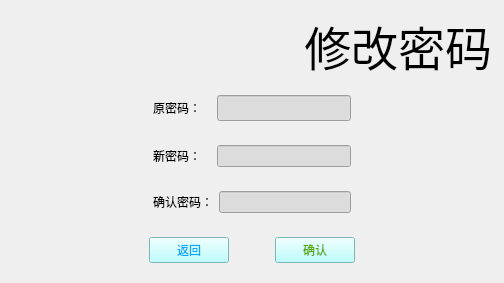
   <widget class="QWidget" name="page_8">
    <layout class="QVBoxLayout" name="verticalLayout_6">
     <item>
      <widget class="QLabel" name="label_29">
       <property name="font">
        <font>
         <family>华文琥珀</family>
         <pointsize>35</pointsize>
         <weight>50</weight>
         <bold>false</bold>
        </font>
       </property>
       <property name="text">
        <string>                        修改密码</string>
       </property>
      </widget>
     </item>
     <item>
      <widget class="QWidget" name="widget_20" native="true">
       <layout class="QHBoxLayout" name="horizontalLayout_19">
        <item>
         <spacer name="horizontalSpacer_24">
          <property name="orientation">
           <enum>Qt::Horizontal</enum>
          </property>
          <property name="sizeHint" stdset="0">
           <size>
            <width>40</width>
            <height>20</height>
           </size>
          </property>
         </spacer>
        </item>
        <item>
         <widget class="QLabel" name="label_30">
          <property name="styleSheet">
           <string notr="true">font: 10pt &quot;微软雅黑&quot;;</string>
          </property>
          <property name="text">
           <string>原密码：   </string>
          </property>
         </widget>
        </item>
        <item>
         <widget class="QLineEdit" name="L_p8_op">
          <property name="font">
           <font>
            <family>微软雅黑</family>
            <pointsize>10</pointsize>
            <weight>50</weight>
            <italic>false</italic>
            <bold>false</bold>
           </font>
          </property>
          <property name="styleSheet">
           <string notr="true">background-color: rgb(220, 220, 220);
font: 10pt &quot;微软雅黑&quot;;</string>
          </property>
          <property name="echoMode">
           <enum>QLineEdit::Password</enum>
          </property>
         </widget>
        </item>
        <item>
         <spacer name="horizontalSpacer_25">
          <property name="orientation">
           <enum>Qt::Horizontal</enum>
          </property>
          <property name="sizeHint" stdset="0">
           <size>
            <width>40</width>
            <height>20</height>
           </size>
          </property>
         </spacer>
        </item>
       </layout>
      </widget>
     </item>
     <item>
      <widget class="QWidget" name="widget_21" native="true">
       <layout class="QHBoxLayout" name="horizontalLayout_20">
        <item>
         <spacer name="horizontalSpacer_26">
          <property name="orientation">
           <enum>Qt::Horizontal</enum>
          </property>
          <property name="sizeHint" stdset="0">
           <size>
            <width>40</width>
            <height>20</height>
           </size>
          </property>
         </spacer>
        </item>
        <item>
         <widget class="QLabel" name="label_31">
          <property name="styleSheet">
           <string notr="true">font: 10pt &quot;微软雅黑&quot;;</string>
          </property>
          <property name="text">
           <string>新密码：   </string>
          </property>
         </widget>
        </item>
        <item>
         <widget class="QLineEdit" name="L_p8_np">
          <property name="styleSheet">
           <string notr="true">background-color: rgb(220, 220, 220);
font: 10pt &quot;微软雅黑&quot;;</string>
          </property>
          <property name="echoMode">
           <enum>QLineEdit::Password</enum>
          </property>
         </widget>
        </item>
        <item>
         <spacer name="horizontalSpacer_27">
          <property name="orientation">
           <enum>Qt::Horizontal</enum>
          </property>
          <property name="sizeHint" stdset="0">
           <size>
            <width>40</width>
            <height>20</height>
           </size>
          </property>
         </spacer>
        </item>
       </layout>
      </widget>
     </item>
     <item>
      <widget class="QWidget" name="widget_22" native="true">
       <layout class="QHBoxLayout" name="horizontalLayout_21">
        <item>
         <spacer name="horizontalSpacer_28">
          <property name="orientation">
           <enum>Qt::Horizontal</enum>
          </property>
          <property name="sizeHint" stdset="0">
           <size>
            <width>40</width>
            <height>20</height>
           </size>
          </property>
         </spacer>
        </item>
        <item>
         <widget class="QLabel" name="label_32">
          <property name="styleSheet">
           <string notr="true">font: 10pt &quot;微软雅黑&quot;;</string>
          </property>
          <property name="text">
           <string>确认密码：</string>
          </property>
         </widget>
        </item>
        <item>
         <widget class="QLineEdit" name="L_p8_npp">
          <property name="styleSheet">
           <string notr="true">background-color: rgb(220, 220, 220);
font: 10pt &quot;微软雅黑&quot;;</string>
          </property>
          <property name="echoMode">
           <enum>QLineEdit::Password</enum>
          </property>
         </widget>
        </item>
        <item>
         <spacer name="horizontalSpacer_29">
          <property name="orientation">
           <enum>Qt::Horizontal</enum>
          </property>
          <property name="sizeHint" stdset="0">
           <size>
            <width>40</width>
            <height>20</height>
           </size>
          </property>
         </spacer>
        </item>
       </layout>
      </widget>
     </item>
     <item>
      <widget class="QWidget" name="widget_23" native="true">
       <layout class="QHBoxLayout" name="horizontalLayout_22">
        <item>
         <spacer name="horizontalSpacer_30">
          <property name="orientation">
           <enum>Qt::Horizontal</enum>
          </property>
          <property name="sizeHint" stdset="0">
           <size>
            <width>40</width>
            <height>20</height>
           </size>
          </property>
         </spacer>
        </item>
        <item>
         <widget class="QPushButton" name="Ptn_p8_b">
          <property name="styleSheet">
           <string notr="true">QPushButton {font: 10pt &quot;微软雅黑&quot;;
background-color: rgb(170, 255, 255);
color: rgb(0, 170, 255);}
QPushButton:hover { 
background-color: rgb(151, 227, 227);
color: rgb(255, 255, 255);}</string>
          </property>
          <property name="text">
           <string>返回</string>
          </property>
         </widget>
        </item>
        <item>
         <spacer name="horizontalSpacer_32">
          <property name="orientation">
           <enum>Qt::Horizontal</enum>
          </property>
          <property name="sizeType">
           <enum>QSizePolicy::Fixed</enum>
          </property>
          <property name="sizeHint" stdset="0">
           <size>
            <width>40</width>
            <height>20</height>
           </size>
          </property>
         </spacer>
        </item>
        <item>
         <widget class="QPushButton" name="Ptn_p8_o">
          <property name="styleSheet">
           <string notr="true">QPushButton {font: 10pt &quot;微软雅黑&quot;;
background-color: rgb(170, 255, 255);
color: rgb(85, 170, 0);}
QPushButton:hover { 
background-color: rgb(151, 227, 227);
color: rgb(255, 255, 255);}</string>
          </property>
          <property name="text">
           <string>确认</string>
          </property>
         </widget>
        </item>
        <item>
         <spacer name="horizontalSpacer_31">
          <property name="orientation">
           <enum>Qt::Horizontal</enum>
          </property>
          <property name="sizeHint" stdset="0">
           <size>
            <width>40</width>
            <height>20</height>
           </size>
          </property>
         </spacer>
        </item>
       </layout>
      </widget>
     </item>
    </layout>
   </widget>
